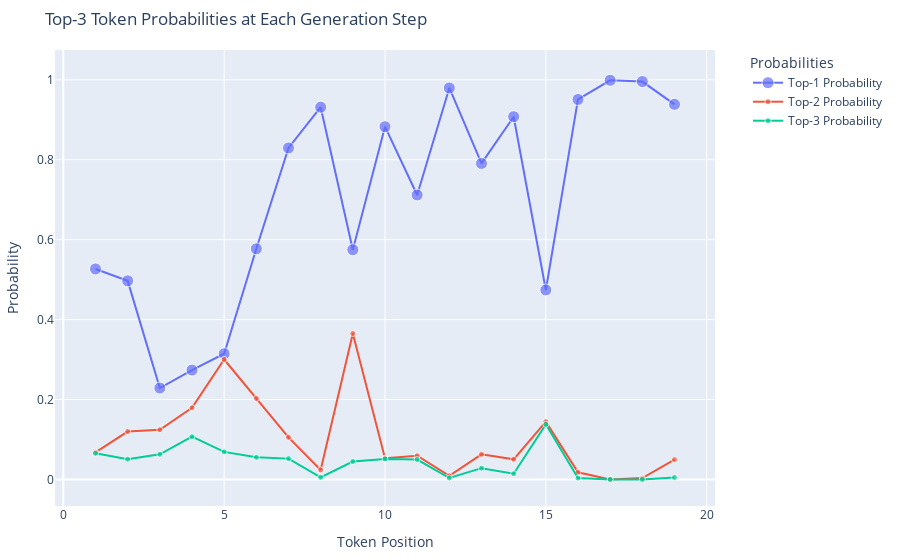

The notebook cell saved with this chart:
### Code cell
ans_data = generate_answer(question_to_prompt(test_qnas[sample_i]))

visualize_topk_plotly(ans_data, save_html=True, show_text=False)

### Figure 1 — Plotly figure (JSON) as saved in the notebook; plotly's stock layout.template omitted (floating-point values rounded to 4 significant figures)
{"data": [{"marker": {"size": [12, 12, 12, 12, 12, 12, 12, 12, 12, 12, 12, 12, 12, 12, 12, 12, 12, 12, 12]}, "mode": "lines+markers", "name": "Top-1 Probability", "textposition": "top center", "type": "scatter", "x": [1, 2, 3, 4, 5, 6, 7, 8, 9, 10, 11, 12, 13, 14, 15, 16, 17, 18, 19], "y": [0.5268, 0.497, 0.2289, 0.2737, 0.3146, 0.5772, 0.8296, 0.9316, 0.5749, 0.8828, 0.7119, 0.9796, 0.7908, 0.9078, 0.4743, 0.9509, 0.9989, 0.9957, 0.9387]}, {"marker": {"size": [6, 6, 6, 6, 6, 6, 6, 6, 6, 6, 6, 6, 6, 6, 6, 6, 6, 6, 6]}, "mode": "lines+markers", "name": "Top-2 Probability", "textposition": "top center", "type": "scatter", "x": [1, 2, 3, 4, 5, 6, 7, 8, 9, 10, 11, 12, 13, 14, 15, 16, 17, 18, 19], "y": [0.06804, 0.1199, 0.1244, 0.1795, 0.3002, 0.2026, 0.1055, 0.02388, 0.3654, 0.05302, 0.05936, 0.009164, 0.06292, 0.05042, 0.1446, 0.01811, 0.000197, 0.003426, 0.04975]}, {"marker": {"size": [6, 6, 6, 6, 6, 6, 6, 6, 6, 6, 6, 6, 6, 6, 6, 6, 6, 6, 6]}, "mode": "lines+markers", "name": "Top-3 Probability", "textposition": "top center", "type": "scatter", "x": [1, 2, 3, 4, 5, 6, 7, 8, 9, 10, 11, 12, 13, 14, 15, 16, 17, 18, 19], "y": [0.06543, 0.05078, 0.06306, 0.1072, 0.06912, 0.05539, 0.05221, 0.005411, 0.04503, 0.05138, 0.04999, 0.003703, 0.02836, 0.01445, 0.138, 0.00343, 0.0001343, 0.0001003, 0.005003]}], "layout": {"autosize": true, "legend": {"orientation": "v", "title": {"text": "Probabilities"}, "x": 1.05, "y": 1}, "margin": {"b": 50, "l": 50, "r": 50, "t": 50}, "title": {"text": "Top-3 Token Probabilities at Each Generation Step"}, "xaxis": {"title": {"text": "Token Position"}}, "yaxis": {"title": {"text": "Probability"}}}}
